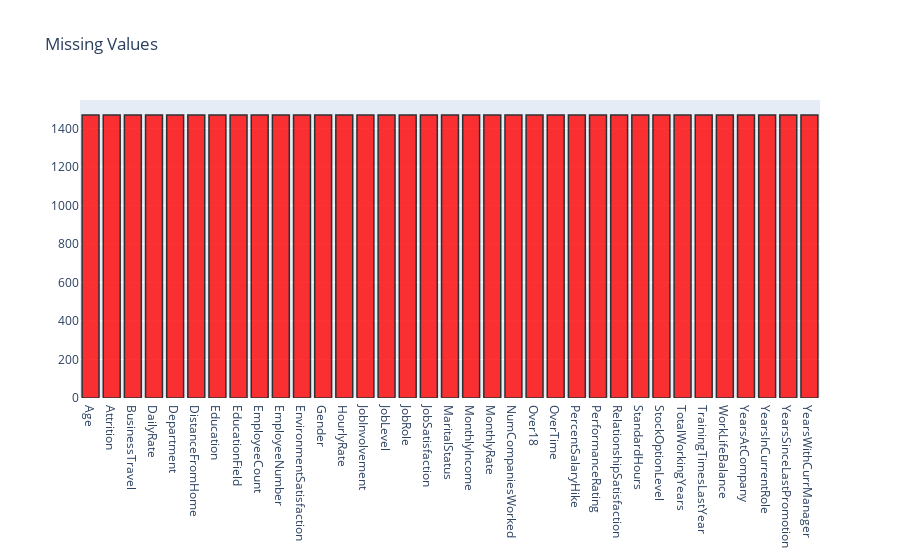

Source (notebook cell):
### Code cell
null_feat = pd.DataFrame(len(df['Attrition']) - df.isnull().sum(), columns = ['Count'])
trace = go.Bar(x = null_feat.index, y = null_feat["Count"], opacity = 0.8, marker=dict(color = 'red',
                                                                                     line= dict(color='#000000',width=1.5)))
layout = dict(title = "Missing Values")
fig = dict(data = [trace], layout=layout)
py.iplot(fig)

### Figure 1 — Plotly figure (JSON) as saved in the notebook; plotly's stock layout.template omitted (floating-point values rounded to 4 significant figures)
{"data": [{"marker": {"color": "red", "line": {"color": "#000000", "width": 1.5}}, "opacity": 0.8, "type": "bar", "x": ["Age", "Attrition", "BusinessTravel", "DailyRate", "Department", "DistanceFromHome", "Education", "EducationField", "EmployeeCount", "EmployeeNumber", "EnvironmentSatisfaction", "Gender", "HourlyRate", "JobInvolvement", "JobLevel", "JobRole", "JobSatisfaction", "MaritalStatus", "MonthlyIncome", "MonthlyRate", "NumCompaniesWorked", "Over18", "OverTime", "PercentSalaryHike", "PerformanceRating", "RelationshipSatisfaction", "StandardHours", "StockOptionLevel", "TotalWorkingYears", "TrainingTimesLastYear", "WorkLifeBalance", "YearsAtCompany", "YearsInCurrentRole", "YearsSinceLastPromotion", "YearsWithCurrManager"], "y": [1470, 1470, 1470, 1470, 1470, 1470, 1470, 1470, 1470, 1470, 1470, 1470, 1470, 1470, 1470, 1470, 1470, 1470, 1470, 1470, 1470, 1470, 1470, 1470, 1470, 1470, 1470, 1470, 1470, 1470, 1470, 1470, 1470, 1470, 1470]}], "layout": {"title": {"text": "Missing Values"}}}
